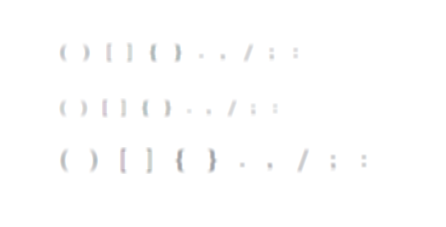
#> input picture training/train102.png, 446 x 227 px
$ python -i itl_eqblock.py   (imports and definitions only)   (Python 2 division)   (older library calls are emulated)
#> lines starting #> are read from the running program, lines starting #| are printed output that depends on the picture
# Parse one paragraph of text
import cv
import cv2
import numpy as np
import sys

import itl_equation

DEBUG = False
IMAGE_FILE = 'images/eqblock1.png'
[IMAGE_NAME, EXTENSION] = IMAGE_FILE.split('.')

STD_WIDTH = 700

def displayImage(img):
    cv2.imshow('Picture', img)
    cv2.waitKey(0)
    cv2.destroyAllWindows()

def constructLatex(boundRects, img):
    latex = ""
    while len(boundRects) > 0:
        topIndex = -1
        for i in range(len(boundRects)):
            if topIndex == -1 or boundRects[i][1] < boundRects[topIndex][1]:
                topIndex = i
        [x, y, w, h] = boundRects[topIndex]
        equation = img[y:(y+h), x:(x+w)]
        latex += itl_equation.parseEquation(equation)
        latex += "\\\\ \n"
        del(boundRects[topIndex])
    return latex

# Paragraph image img
def parseEqBlock(img_input, returnBounds=False):
    # Standardize paragraph to have a width of STD_WIDTH pixels
#> called with returnBounds = False
    w = img_input.shape[1]
#> w = 446
    scaleFactor = float(STD_WIDTH) / w
#> scaleFactor = 1.57
    img = cv2.resize(img_input, (0,0), fx=scaleFactor, fy=1)
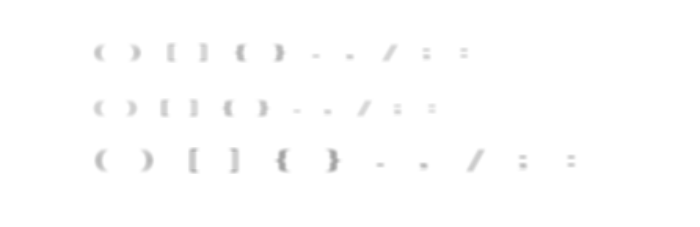
#> img: shape (227, 700); min 162, max 255, mean 253.9

#> (the run stopped early here; a loop or call above may not have finished)

$ run again, on training/train115.png
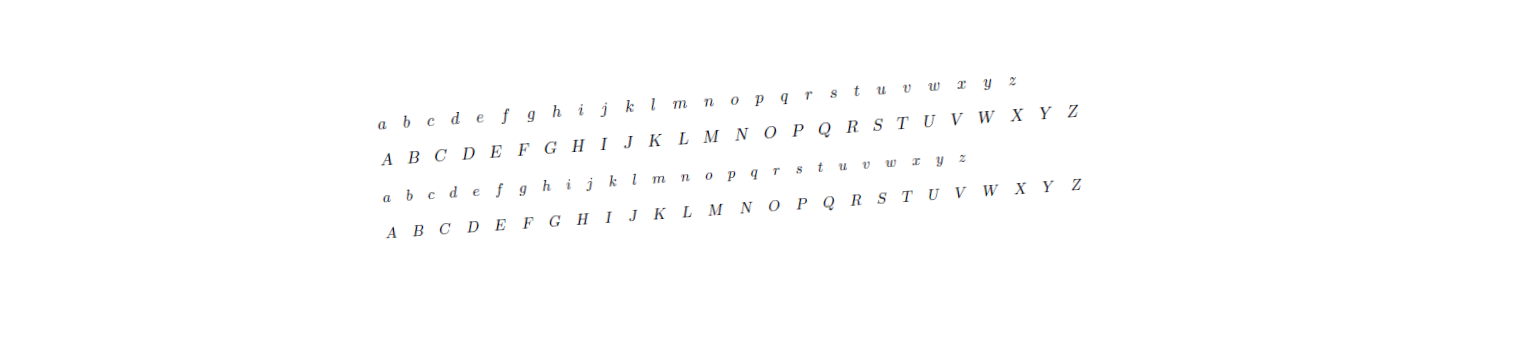
#> input picture training/train115.png, 1516 x 364 px
#> in parseEqBlock, `img = cv2.resize(img_input, (0,0), fx=scaleFactor, fy=1)`:
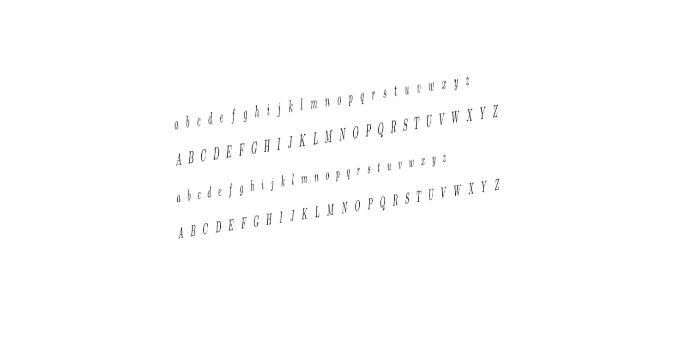
#> img: shape (364, 700); min 22, max 255, mean 253.8

$ run again, on training/train121.png
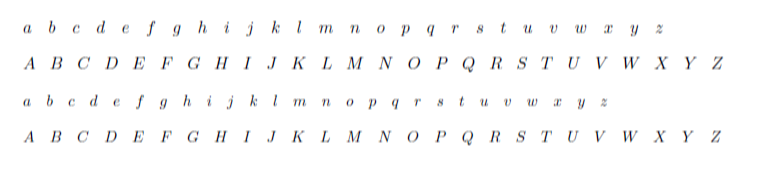
#> input picture training/train121.png, 758 x 182 px
#> in parseEqBlock, `img = cv2.resize(img_input, (0,0), fx=scaleFactor, fy=1)`:
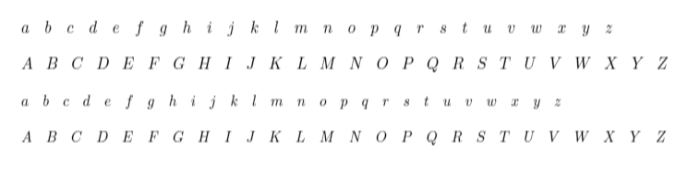
#> img: shape (182, 700); min 17, max 255, mean 250.3
